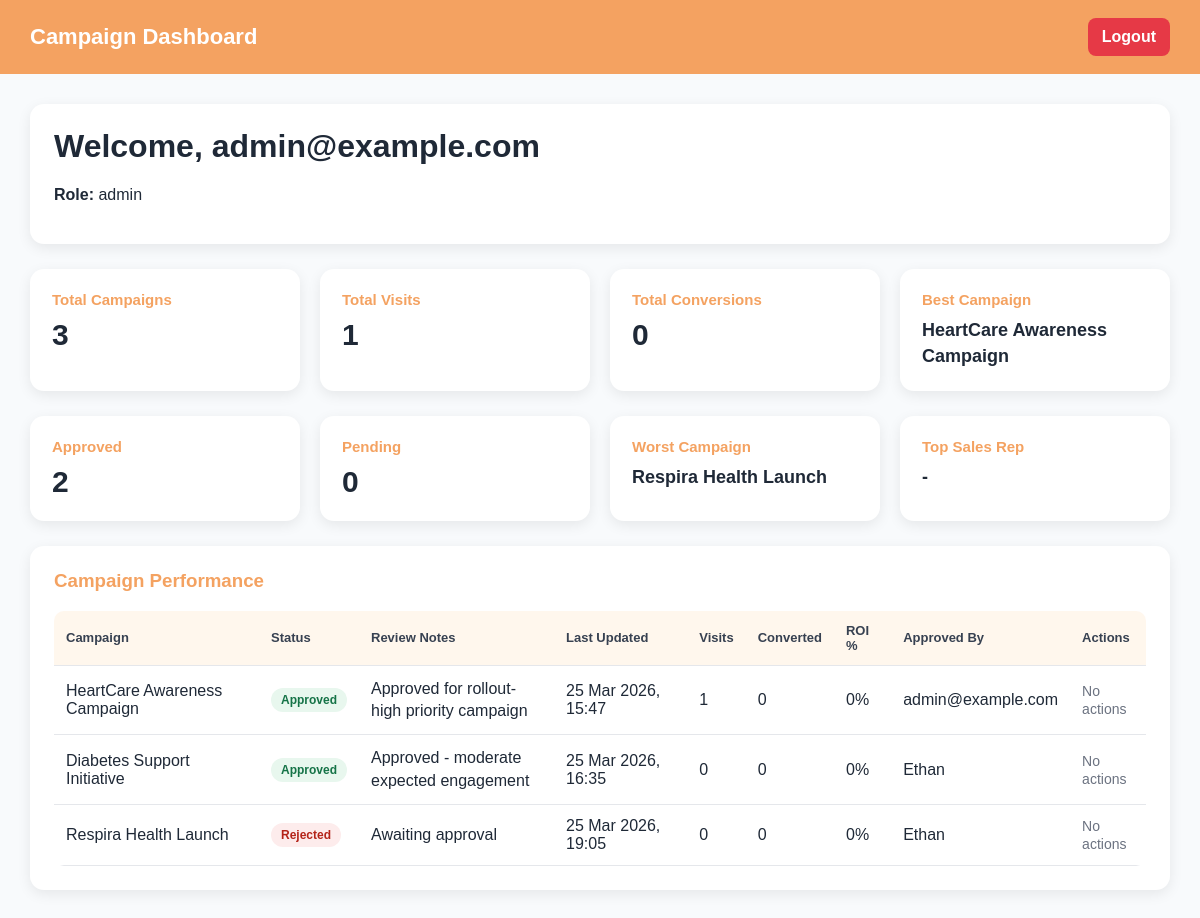
Page /dashboard/campaign/ (signed in) on the committed database.
### accounts/models.py (models this page shows, shortened)
class CustomUser(AbstractUser):
    username = None
    ROLE_CHOICES = [
        ('sales', 'Sales'),
        ('campaign', 'Campaign'),
        ('marketing', 'Marketing'),
        ('admin', 'Admin'),
    ]
    email = models.EmailField(unique=True)
    role = models.CharField(max_length=50, choices=ROLE_CHOICES)
    USERNAME_FIELD = 'email'
    REQUIRED_FIELDS = []
    objects = CustomUserManager()

### dashboard/models.py (models this page shows, shortened)
class Campaign(models.Model):
    APPROVAL_CHOICES = [
        ('pending', 'Pending'),
        ('approved', 'Approved'),
        ('rejected', 'Rejected'),
    ]
    title = models.CharField(max_length=100)
    description = models.TextField()
    budget = models.DecimalField(max_digits=10, decimal_places=2)
    start_date = models.DateField()
    end_date = models.DateField()
    approval_status = models.CharField(
        max_length=20,
        choices=APPROVAL_CHOICES,
        default='pending'
    )
    approved_by = models.ForeignKey(
        CustomUser,
        on_delete=models.SET_NULL,
        null=True,
        blank=True,
        related_name='approved_campaigns'
    )
    approved_at = models.DateTimeField(null=True, blank=True)
    review_notes = models.TextField(blank=True)
    created_at = models.DateTimeField(auto_now_add=True)
    updated_at = models.DateTimeField(auto_now=True)

### dashboard/views.py (the view)
# urls.py: path('campaign/', campaign_dashboard, name='campaign_dashboard'),
@role_required(['campaign'])
def campaign_dashboard(request):
    campaigns = Campaign.objects.all().order_by('-start_date')
    campaign_data = []
    total_campaign_visits = 0
    total_converted = 0
    approved_count = campaigns.filter(approval_status='approved').count()
    pending_count = campaigns.filter(approval_status='pending').count()
    sales_rep_counter = Counter()
    for campaign in campaigns:
        visits = Visit.objects.filter(campaign=campaign).select_related('sales_user')
        total_visits = visits.count()
        interested = visits.filter(outcome='interested').count()
        follow_ups = visits.filter(outcome='follow_up_needed').count()
        converted = visits.filter(outcome='converted').count()
        conversion_rate = (converted / total_visits * 100) if total_visits > 0 else 0
        follow_up_rate = (follow_ups / total_visits * 100) if total_visits > 0 else 0
        roi_percent = (converted / float(campaign.budget) * 100) if campaign.budget and campaign.budget > 0 else 0
        if conversion_rate > 25:
            performance_label = 'High'
        elif conversion_rate > 10:
            performance_label = 'Medium'
        else:
            performance_label = 'Low'
        low_performance_alert = conversion_rate < 10 and total_visits > 0
        converted_by_date_qs = (
            visits.filter(outcome='converted')
            .values('visit_date')
            .annotate(total=Count('id'))
            .order_by('visit_date')
        )
        conversion_trend = [
            {
                'date': item['visit_date'].strftime('%d %b %Y'),
                'count': item['total']
            }
            for item in converted_by_date_qs
        ]
        rep_counts = (
            visits.filter(outcome='converted')
            .values('sales_user__first_name', 'sales_user__email')
            .annotate(total=Count('id'))
            .order_by('-total')
        )
        if rep_counts:
            first_rep = rep_counts[0]
            top_sales_rep = first_rep['sales_user__first_name'] or first_rep['sales_user__email']
        else:
            top_sales_rep = '-'
        for rep in rep_counts:
            rep_name = rep['sales_user__first_name'] or rep['sales_user__email']
            sales_rep_counter[rep_name] += rep['total']
        campaign_data.append({
            'campaign': campaign,
            'total_visits': total_visits,
            'interested': interested,
            'follow_ups': follow_ups,
            'converted': converted,
            'conversion_rate': round(conversion_rate, 2),
            'follow_up_rate': round(follow_up_rate, 2),
            'roi_percent': round(roi_percent, 2),
            'performance_label': performance_label,
            'low_performance_alert': low_performance_alert,
            'conversion_trend': conversion_trend,
            'top_sales_rep': top_sales_rep,
        })
        total_campaign_visits += total_visits
        total_converted += converted
    campaign_data = sorted(
        campaign_data,
        key=lambda x: x['conversion_rate'],
        reverse=True
    )
    best_campaign = campaign_data[0] if campaign_data else None
    worst_campaign = campaign_data[-1] if campaign_data else None
    overall_top_sales_rep = sales_rep_counter.most_common(1)[0][0] if sales_rep_counter else '-'
    low_performance_campaigns = [item for item in campaign_data if item['low_performance_alert']]
    context = {
        'campaign_data': campaign_data,
        'total_campaigns': campaigns.count(),
        'total_campaign_visits': total_campaign_visits,
        'total_converted': total_converted,
        'approved_count': approved_count,
        'pending_count': pending_count,
        'best_campaign': best_campaign,
        'worst_campaign': worst_campaign,
        'overall_top_sales_rep': overall_top_sales_rep,
        'low_performance_campaigns': low_performance_campaigns,
    }
    return render(request, 'dashboard/campaign_dashboard.html', context)

### templates/dashboard/campaign_dashboard.html (shortened to what this page needs)
<!DOCTYPE html>
<html lang="en">
<head>
</head>
<body>
<div class="navbar">
    <h2>Campaign Dashboard</h2>
    <a href="{% url 'logout' %}">Logout</a>
</div>
<div class="container">
    <div class="welcome-box">
        <h1>
            Welcome,
            {% if request.user.first_name %}
                {{ request.user.first_name }}
            {% else %}
                {{ request.user.email }}
            {% endif %}
        </h1>
        <p><strong>Role:</strong> {{ request.user.role }}</p>
    </div>
    <div class="stats-grid">
        <div class="stat-card">
            <h3>Total Campaigns</h3>
            <div class="number">{{ total_campaigns }}</div>
        </div>
        <div class="stat-card">
            <h3>Total Visits</h3>
            <div class="number">{{ total_campaign_visits }}</div>
        </div>
        <div class="stat-card">
            <h3>Total Conversions</h3>
            <div class="number">{{ total_converted }}</div>
        </div>
        <div class="stat-card">
            <h3>Best Campaign</h3>
            <div class="text-value">
                {% if best_campaign %}
                    {{ best_campaign.campaign.title }}
                {% else %}
                    -
                {% endif %}
            </div>
        </div>
    </div>
    <div class="stats-grid">
        <div class="stat-card">
            <h3>Approved</h3>
            <div class="number">{{ approved_count }}</div>
        </div>
        <div class="stat-card">
            <h3>Pending</h3>
            <div class="number">{{ pending_count }}</div>
        </div>
        <div class="stat-card">
            <h3>Worst Campaign</h3>
            <div class="text-value">
                {% if worst_campaign %}
                    {{ worst_campaign.campaign.title }}
                {% else %}
                    -
                {% endif %}
            </div>
        </div>
        <div class="stat-card">
            <h3>Top Sales Rep</h3>
            <div class="text-value">{{ overall_top_sales_rep }}</div>
        </div>
    </div>
    <div class="panel">
        <h3>Campaign Performance</h3>
        {% if campaign_data %}
        <div class="table-wrapper">
            <table>
                <thead>
                    <tr>
                        <th>Campaign</th>
                        <th>Status</th>
                        <th>Review Notes</th>
                        <th>Last Updated</th>
                        <th>Visits</th>
                        <th>Converted</th>
                        <th>ROI %</th>
                        <th>Approved By</th>
                        <th>Actions</th>
                    </tr>
                </thead>
                <tbody>
                    {% for item in campaign_data %}
                    <tr>
                        <td>
                            {% if item.campaign.title %}
                                {{ item.campaign.title }}
                            {% else %}
                                <span class="muted-text">No campaign title</span>
                            {% endif %}
                        </td>
                        <td>
                            <span class="badge status-{{ item.campaign.approval_status|default:'pending' }}">
                                {{ item.campaign.approval_status|default:"pending" }}
                            </span>
                        </td>
                        <td class="notes-cell">
                            {% if item.campaign.review_notes %}
                                {{ item.campaign.review_notes }}
                            {% else %}
                                <span class="muted-text">No review notes</span>
                            {% endif %}
                        </td>
                        <td>
                            {% if item.campaign.updated_at %}
                                {{ item.campaign.updated_at|date:"d M Y, H:i" }}
                            {% else %}
                                <span class="muted-text">No update date</span>
                            {% endif %}
                        </td>
                        <td>{{ item.total_visits|default:0 }}</td>
                        <td>{{ item.converted|default:0 }}</td>
                        <td>{{ item.roi_percent|default:0 }}%</td>
                        <td>
                            {% if item.campaign.approved_by %}
                                {{ item.campaign.approved_by.first_name|default:item.campaign.approved_by.email }}
                            {% else %}
                                <span class="muted-text">-</span>
                            {% endif %}
                        </td>
                        <td>
                            {% if item.campaign.approval_status == 'pending' %}
                                <a href="{% url 'approve_campaign' item.campaign.id %}" class="btn-approve" onclick="return confirm('Are you sure you want to approve this campaign?')">Approve</a>
                                <a href="{% url 'reject_campaign' item.campaign.id %}" class="btn-reject" onclick="return confirm('Are you sure you want to reject this campaign?')">Reject</a>
                            {% else %}
                                <span class="muted-text">No actions</span>
                            {% endif %}
                        </td>
                    </tr>
                    {% endfor %}
                </tbody>
            </table>
        </div>
        {% else %}
            <p class="empty-text">No data available</p>
        {% endif %}
    </div>
</div>
</body>
</html>

### templates/dashboard/campaign_dashboard.html (style rules this page uses)
* { box-sizing: border-box; }
body { font-family: Arial, sans-serif; background-color: #f8fafc; margin: 0; color: #1f2937; }
.navbar { background-color: #f4a261; color: white; padding: 18px 30px; display: flex; justify-content: space-between; align-items: center; }
.navbar h2 { margin: 0; font-size: 22px; }
.navbar a { color: white; text-decoration: none; background-color: #e63946; padding: 10px 14px; border-radius: 8px; font-weight: bold; }
.container { padding: 30px; }
.welcome-box { background: white; padding: 24px; border-radius: 14px; margin-bottom: 25px; box-shadow: 0 4px 14px rgba(0,0,0,0.08); }
.welcome-box h1 { margin-top: 0; }
.stats-grid { display: grid; grid-template-columns: repeat(auto-fit, minmax(220px, 1fr)); gap: 20px; margin-bottom: 25px; }
.stat-card { background: white; padding: 22px; border-radius: 14px; box-shadow: 0 4px 14px rgba(0,0,0,0.08); }
.stat-card h3 { margin: 0 0 10px; font-size: 15px; color: #f4a261; }
.stat-card .number { font-size: 30px; font-weight: bold; }
.stat-card .text-value { font-size: 18px; font-weight: bold; line-height: 1.4; word-break: break-word; }
.panel { background: white; padding: 24px; border-radius: 14px; box-shadow: 0 4px 14px rgba(0,0,0,0.08); margin-bottom: 25px; }
.panel h3 { margin-top: 0; color: #f4a261; }
.table-wrapper { overflow-x: auto; border-radius: 10px; }
table { width: 100%; border-collapse: collapse; min-width: 1100px; }
th, td { padding: 12px; border-bottom: 1px solid #e5e7eb; text-align: left; vertical-align: middle; }
th { background-color: #fff7ed; color: #374151; font-size: 13px; }
.badge { display: inline-block; padding: 5px 10px; border-radius: 999px; font-size: 12px; font-weight: bold; text-transform: capitalize; }
.status-approved { background-color: #e8f7ee; color: #157347; }
.status-rejected { background-color: #fdecec; color: #b42318; }
.muted-text { color: #6b7280; font-size: 14px; }
.notes-cell { max-width: 260px; white-space: normal; word-break: break-word; line-height: 1.4; }

### rows in the picture
CustomUser: user.email "admin@example.com", user.role "admin"
Campaign: campaign "HeartCare Awareness Campaign", campaign.approval_status "Approved", campaign.review_notes "Approved for rollout-high priority campaign", campaign.updated_at "25 Mar 2026, 15:47", total_visits "1", converted "0", roi_percent "0", campaign.approved_by.first_name "admin@example.com", shows "No actions"
Campaign: campaign "Respira Health Launch", campaign.approval_status "Rejected", campaign.review_notes "Awaiting approval", campaign.updated_at "25 Mar 2026, 19:05", total_visits "0", converted "0", roi_percent "0", campaign.approved_by.first_name "Ethan", shows "No actions"
Campaign: campaign "Diabetes Support Initiative", campaign.approval_status "Approved", campaign.review_notes "Approved - moderate expected engagement", campaign.updated_at "25 Mar 2026, 16:35", total_visits "0", converted "0", roi_percent "0", campaign.approved_by.first_name "Ethan", shows "No actions"

### other values in the picture
{{ total_campaigns }} "3"
{{ total_campaign_visits }} "1"
{{ total_converted }} "0"
{{ approved_count }} "2"
{{ pending_count }} "0"
{{ overall_top_sales_rep }} "-"
